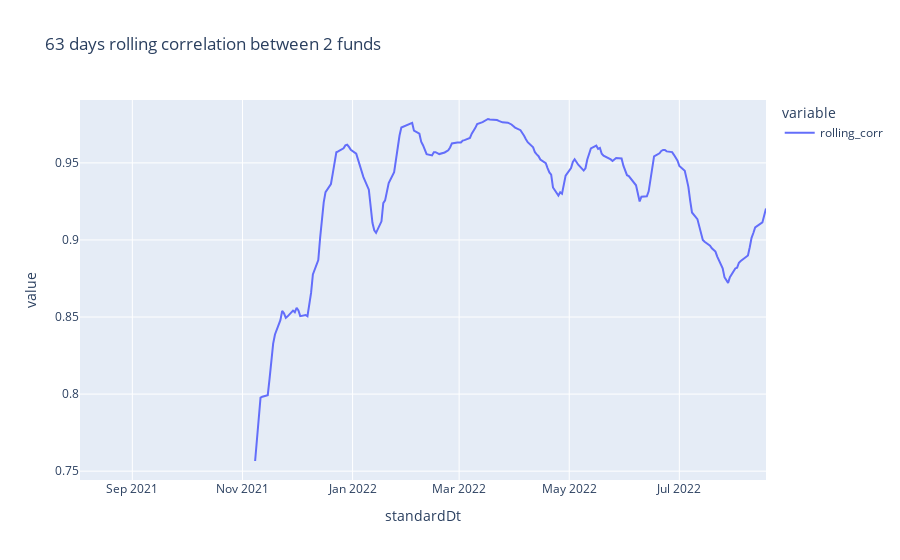

Notebook cell for this chart:
### Code cell
px.line(fundAB_df.rolling_corr, title=f"{rolling_days} days rolling correlation between 2 funds")

### Figure 1 — Plotly figure (JSON) as saved in the notebook; plotly's stock layout.template omitted (floating-point values rounded to 4 significant figures; data arrays with more than 128 entries replaced by an {"elided": "..."} marker saying what was removed)
{"data": [{"hovertemplate": "variable=rolling_corr<br>standardDt=%{x}<br>value=%{y}<extra></extra>", "legendgroup": "rolling_corr", "line": {"color": "#636efa", "dash": "solid"}, "marker": {"symbol": "circle"}, "mode": "lines", "name": "rolling_corr", "orientation": "v", "showlegend": true, "type": "scatter", "x": {"elided": "258 str values"}, "xaxis": "x", "y": {"elided": "258 float values"}, "yaxis": "y"}], "layout": {"legend": {"title": {"text": "variable"}, "tracegroupgap": 0}, "title": {"text": "63 days rolling correlation between 2 funds"}, "xaxis": {"anchor": "y", "domain": [0, 1], "title": {"text": "standardDt"}}, "yaxis": {"anchor": "x", "domain": [0, 1], "title": {"text": "value"}}}}
